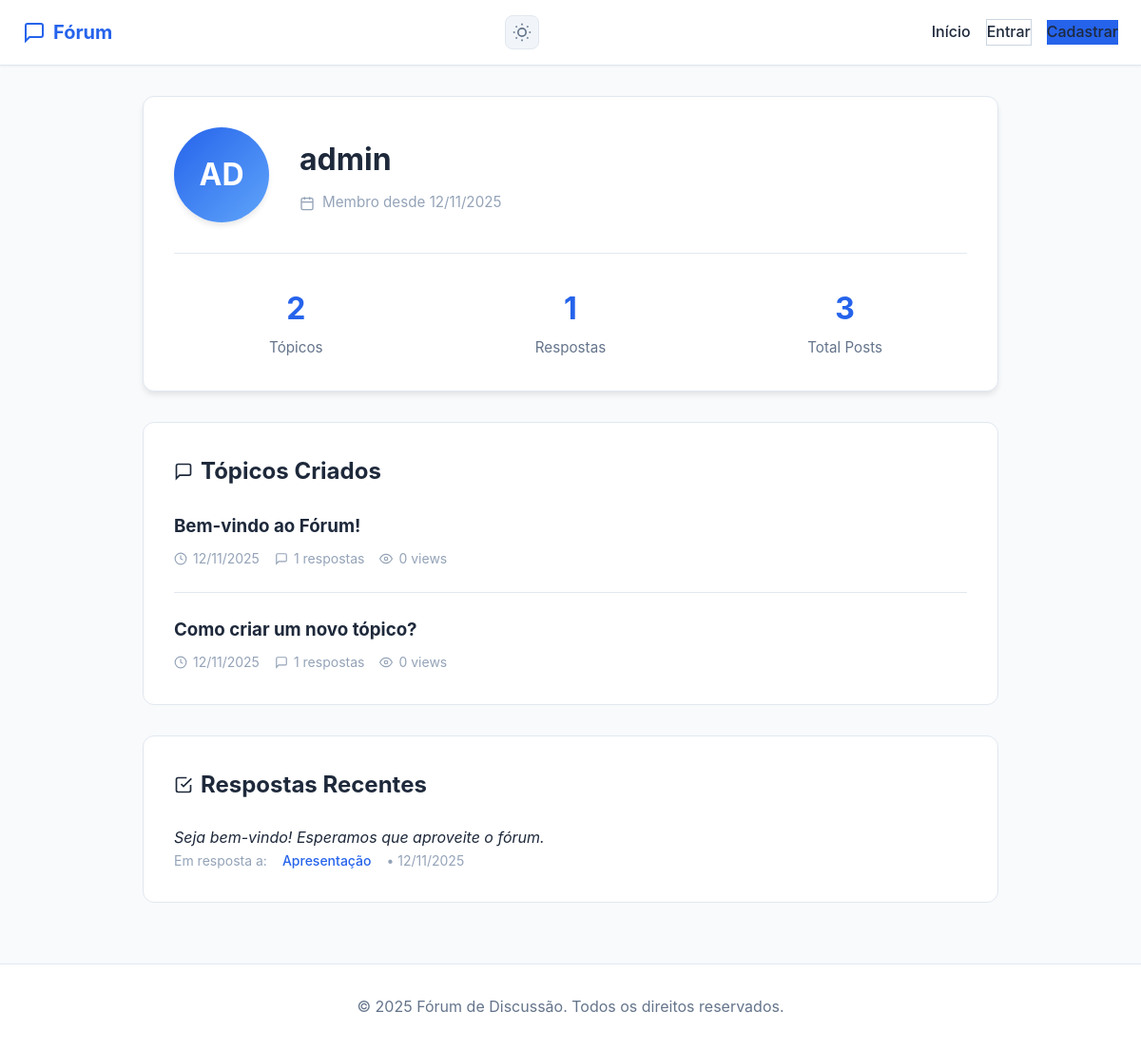
The page /usuario/perfil.php?id=1 on the database its author committed.
### tables this page shows
CREATE TABLE usuarios (
    id INT AUTO_INCREMENT PRIMARY KEY,
    nome_usuario VARCHAR(50) UNIQUE NOT NULL,
    email VARCHAR(100) UNIQUE NOT NULL,
    senha_hash VARCHAR(255) NOT NULL,
    data_cadastro DATETIME DEFAULT CURRENT_TIMESTAMP,
    INDEX idx_email (email),
    INDEX idx_nome_usuario (nome_usuario)
);

CREATE TABLE topicos (
    id INT AUTO_INCREMENT PRIMARY KEY,
    id_usuario INT NOT NULL,
    titulo VARCHAR(200) NOT NULL,
    conteudo TEXT NOT NULL,
    visualizacoes INT DEFAULT 0,
    data_criacao DATETIME DEFAULT CURRENT_TIMESTAMP,
    FOREIGN KEY (id_usuario) REFERENCES usuarios(id) ON DELETE CASCADE,
    INDEX idx_data_criacao (data_criacao DESC),
    INDEX idx_usuario (id_usuario)
);

CREATE TABLE respostas (
    id INT AUTO_INCREMENT PRIMARY KEY,
    id_topico INT NOT NULL,
    id_usuario INT NOT NULL,
    conteudo TEXT NOT NULL,
    data_criacao DATETIME DEFAULT CURRENT_TIMESTAMP,
    FOREIGN KEY (id_topico) REFERENCES topicos(id) ON DELETE CASCADE,
    FOREIGN KEY (id_usuario) REFERENCES usuarios(id) ON DELETE CASCADE,
    INDEX idx_topico (id_topico),
    INDEX idx_data_criacao (data_criacao)
);

### config.php (called while the page is built, shortened)
<?php
function limparInput($data) {
    $data = trim($data);
    $data = stripslashes($data);
    $data = htmlspecialchars($data, ENT_QUOTES, 'UTF-8');
    return $data;
}
?>

### usuario/perfil.php (the view, shortened to what this page needs)
<?php
require_once '../config.php';
$usuario_id = intval($_GET['id']);
$conn = conectarDB();
$stmt = $conn->prepare("SELECT id, nome_usuario, email, data_cadastro FROM usuarios WHERE id = ?");
$stmt->bind_param("i", $usuario_id);
$stmt->execute();
$resultado = $stmt->get_result();
$usuario = $resultado->fetch_assoc();
$stmt = $conn->prepare("SELECT COUNT(*) as total FROM topicos WHERE id_usuario = ?");
$stmt->bind_param("i", $usuario_id);
$stmt->execute();
$total_topicos = $stmt->get_result()->fetch_assoc()['total'];
$stmt = $conn->prepare("SELECT COUNT(*) as total FROM respostas WHERE id_usuario = ?");
$stmt->bind_param("i", $usuario_id);
$stmt->execute();
$total_respostas = $stmt->get_result()->fetch_assoc()['total'];
$stmt = $conn->prepare("SELECT t.id, t.titulo, t.data_criacao, t.visualizacoes,
                        (SELECT COUNT(*) FROM respostas WHERE id_topico = t.id) as total_respostas
                        FROM topicos t
                        WHERE t.id_usuario = ?
                        ORDER BY t.data_criacao DESC
                        LIMIT 5");
$stmt->bind_param("i", $usuario_id);
$stmt->execute();
$topicos_recentes = $stmt->get_result();
$stmt = $conn->prepare("SELECT r.id, r.conteudo, r.data_criacao, t.id as topico_id, t.titulo as topico_titulo
                        FROM respostas r
                        INNER JOIN topicos t ON r.id_topico = t.id
                        WHERE r.id_usuario = ?
                        ORDER BY r.data_criacao DESC
                        LIMIT 5");
$stmt->bind_param("i", $usuario_id);
$stmt->execute();
$respostas_recentes = $stmt->get_result();
function gerarIniciais($nome) {
    $palavras = explode(' ', $nome);
    return strtoupper(substr($nome, 0, 2));
}
include '../includes/header.php';
?>
<div class="perfil-container">
    <div class="perfil-card">
        <div class="perfil-header">
            <div class="avatar-large">
                <?php echo gerarIniciais($usuario['nome_usuario']); ?>
            </div>
            <div class="perfil-info">
                <h1><?php echo limparInput($usuario['nome_usuario']); ?></h1>
                <p class="membro-desde">
                    <svg width="16" height="16" viewBox="0 0 24 24" fill="none" stroke="currentColor" stroke-width="2">
                        <rect x="3" y="4" width="18" height="18" rx="2" ry="2"></rect>
                        <line x1="16" y1="2" x2="16" y2="6"></line>
                        <line x1="8" y1="2" x2="8" y2="6"></line>
                        <line x1="3" y1="10" x2="21" y2="10"></line>
                    </svg>
                    Membro desde <?php echo date('d/m/Y', strtotime($usuario['data_cadastro'])); ?>
                </p>
            </div>
        </div>
        <div class="perfil-stats">
            <div class="stat-item">
                <div class="stat-value"><?php echo $total_topicos; ?></div>
                <div class="stat-label">Tópicos</div>
            </div>
            <div class="stat-item">
                <div class="stat-value"><?php echo $total_respostas; ?></div>
                <div class="stat-label">Respostas</div>
            </div>
            <div class="stat-item">
                <div class="stat-value"><?php echo $total_topicos + $total_respostas; ?></div>
                <div class="stat-label">Total Posts</div>
            </div>
        </div>
    </div>
    <div class="atividades-section">
        <h2>
            <svg width="20" height="20" viewBox="0 0 24 24" fill="none" stroke="currentColor" stroke-width="2">
                <path d="M21 15a2 2 0 0 1-2 2H7l-4 4V5a2 2 0 0 1 2-2h14a2 2 0 0 1 2 2z"></path>
            </svg>
            Tópicos Criados
        </h2>
        <?php if ($topicos_recentes->num_rows > 0): ?>
            <div class="atividades-lista">
                <?php while ($topico = $topicos_recentes->fetch_assoc()): ?>
                    <div class="atividade-item">
                        <h3>
                            <a href="/forum/topicos/ver.php?id=<?php echo $topico['id']; ?>">
                                <?php echo limparInput($topico['titulo']); ?>
                            </a>
                        </h3>
                        <div class="atividade-meta">
                            <span>
                                <svg width="14" height="14" viewBox="0 0 24 24" fill="none" stroke="currentColor" stroke-width="2">
                                    <circle cx="12" cy="12" r="10"></circle>
                                    <polyline points="12 6 12 12 16 14"></polyline>
                                </svg>
                                <?php echo date('d/m/Y', strtotime($topico['data_criacao'])); ?>
                            </span>
                            <span>
                                <svg width="14" height="14" viewBox="0 0 24 24" fill="none" stroke="currentColor" stroke-width="2">
                                    <path d="M21 15a2 2 0 0 1-2 2H7l-4 4V5a2 2 0 0 1 2-2h14a2 2 0 0 1 2 2z"></path>
                                </svg>
                                <?php echo $topico['total_respostas']; ?> respostas
                            </span>
                            <span>
                                <svg width="14" height="14" viewBox="0 0 24 24" fill="none" stroke="currentColor" stroke-width="2">
                                    <path d="M1 12s4-8 11-8 11 8 11 8-4 8-11 8-11-8-11-8z"></path>
                                    <circle cx="12" cy="12" r="3"></circle>
                                </svg>
                                <?php echo $topico['visualizacoes']; ?> views
                            </span>
                        </div>
                    </div>
                <?php endwhile; ?>
            </div>
        <?php else: ?>
            <p class="sem-atividades">Nenhum tópico criado ainda.</p>
        <?php endif; ?>
    </div>
    <div class="atividades-section">
        <h2>
            <svg width="20" height="20" viewBox="0 0 24 24" fill="none" stroke="currentColor" stroke-width="2">
                <polyline points="9 11 12 14 22 4"></polyline>
                <path d="M21 12v7a2 2 0 0 1-2 2H5a2 2 0 0 1-2-2V5a2 2 0 0 1 2-2h11"></path>
            </svg>
            Respostas Recentes
        </h2>
        <?php if ($respostas_recentes->num_rows > 0): ?>
            <div class="atividades-lista">
                <?php while ($resposta = $respostas_recentes->fetch_assoc()): ?>
                    <div class="atividade-item">
                        <p class="resposta-preview">
                            <?php
                            $preview = limparInput($resposta['conteudo']);
                            echo strlen($preview) > 100 ? substr($preview, 0, 100) . '...' : $preview;
                            ?>
                        </p>
                        <div class="atividade-meta">
                            <span>Em resposta a:</span>
                            <a href="/forum/topicos/ver.php?id=<?php echo $resposta['topico_id']; ?>">
                                <?php echo limparInput($resposta['topico_titulo']); ?>
                            </a>
                            <span class="data-resposta">
                                • <?php echo date('d/m/Y', strtotime($resposta['data_criacao'])); ?>
                            </span>
                        </div>
                    </div>
                <?php endwhile; ?>
            </div>
        <?php else: ?>
            <p class="sem-atividades">Nenhuma resposta ainda.</p>
        <?php endif; ?>
    </div>
</div>
<?php
include '../includes/footer.php';
?>

### assets/css/style.css (style rules this page uses)
* { margin: 0; padding: 0; box-sizing: border-box; }
:root { --primary: #2563eb; --primary-hover: #1d4ed8; --secondary: #64748b; --success: #10b981; --danger: #ef4444; --warning: #f59e0b; --info: #3b82f6; --bg-main: #f8fafc; --bg-card: #ffffff; --bg-hover: #f1f5f9; --text-primary: #1e293b; --text-secondary: #64748b; --text-light: #94a3b8; --border: #e2e8f0; --border-dark: #cbd5e1; --shadow-sm: 0 1px 2px 0 rgba(0, 0, 0, 0.05); --shadow-md: 0 4px 6px -1px rgba(0, 0, 0, 0.1); --shadow-lg: 0 10px 15px -3px rgba(0, 0, 0, 0.1); --radius-sm: 6px; --radius-md: 8px; --radius-lg: 12px; }
body { font-family: -apple-system, BlinkMacSystemFont, 'Segoe UI', Roboto, 'Helvetica Neue', Arial, sans-serif; background: var(--bg-main); color: var(--text-primary); line-height: 1.6; min-height: 100vh; display: flex; flex-direction: column; transition: background 0.3s, color 0.3s; }
.resposta-preview { font-style: italic; }
.perfil-container { max-width: 900px; margin: 0 auto; }
.perfil-card { background: var(--bg-card); border: 1px solid var(--border); border-radius: var(--radius-lg); padding: 2rem; margin-bottom: 2rem; box-shadow: var(--shadow-md); }
.perfil-header { display: flex; gap: 2rem; align-items: center; margin-bottom: 2rem; padding-bottom: 2rem; border-bottom: 1px solid var(--border); }
.avatar-large { width: 100px; height: 100px; background: linear-gradient(135deg, var(--primary), #60a5fa); border-radius: 50%; display: flex; align-items: center; justify-content: center; color: white; font-size: 2rem; font-weight: 700; box-shadow: var(--shadow-md); }
.perfil-info h1 { margin-bottom: 0.5rem; color: var(--text-primary); }
.membro-desde { display: flex; align-items: center; gap: 0.5rem; color: var(--text-light); font-size: 0.95rem; }
.perfil-stats { display: grid; grid-template-columns: repeat(3, 1fr); gap: 2rem; }
.stat-item { text-align: center; }
.stat-value { font-size: 2rem; font-weight: 700; color: var(--primary); margin-bottom: 0.25rem; }
.stat-label { color: var(--text-secondary); font-size: 0.95rem; }
.atividades-section { background: var(--bg-card); border: 1px solid var(--border); border-radius: var(--radius-lg); padding: 2rem; margin-bottom: 2rem; }
.atividades-section h2 { display: flex; align-items: center; gap: 0.5rem; margin-bottom: 1.5rem; color: var(--text-primary); }
.atividades-lista { display: flex; flex-direction: column; gap: 1.5rem; }
.atividade-item { padding-bottom: 1.5rem; border-bottom: 1px solid var(--border); }
.atividade-item:last-child { padding-bottom: 0; border-bottom: none; }
.atividade-item h3 { margin-bottom: 0.5rem; }
.atividade-item h3 a { color: var(--text-primary); text-decoration: none; transition: color 0.2s; }
.atividade-meta { display: flex; flex-wrap: wrap; gap: 1rem; align-items: center; font-size: 0.875rem; color: var(--text-light); }
.atividade-meta span { display: flex; align-items: center; gap: 0.375rem; }
.atividade-meta a { color: var(--primary); text-decoration: none; font-weight: 500; }
.data-resposta { color: var(--text-light); }

### rows shown on the page
usuarios: nome_usuario "AD", nome_usuario "admin", data_cadastro "12/11/2025"
topicos: titulo "Bem-vindo ao Fórum!", data_criacao "12/11/2025", total_respostas "1", visualizacoes "0"
topicos: titulo "Como criar um novo tópico?", data_criacao "12/11/2025", total_respostas "1", visualizacoes "0"
respostas: conteudo "Seja bem-vindo! Esperamos que aproveite o fórum.", id_topico.titulo "Apresentação", data_criacao "12/11/2025"

### other values the page prints
$total_topicos "2"
$total_respostas "1"
$total_topicos + $total_respostas "3"
